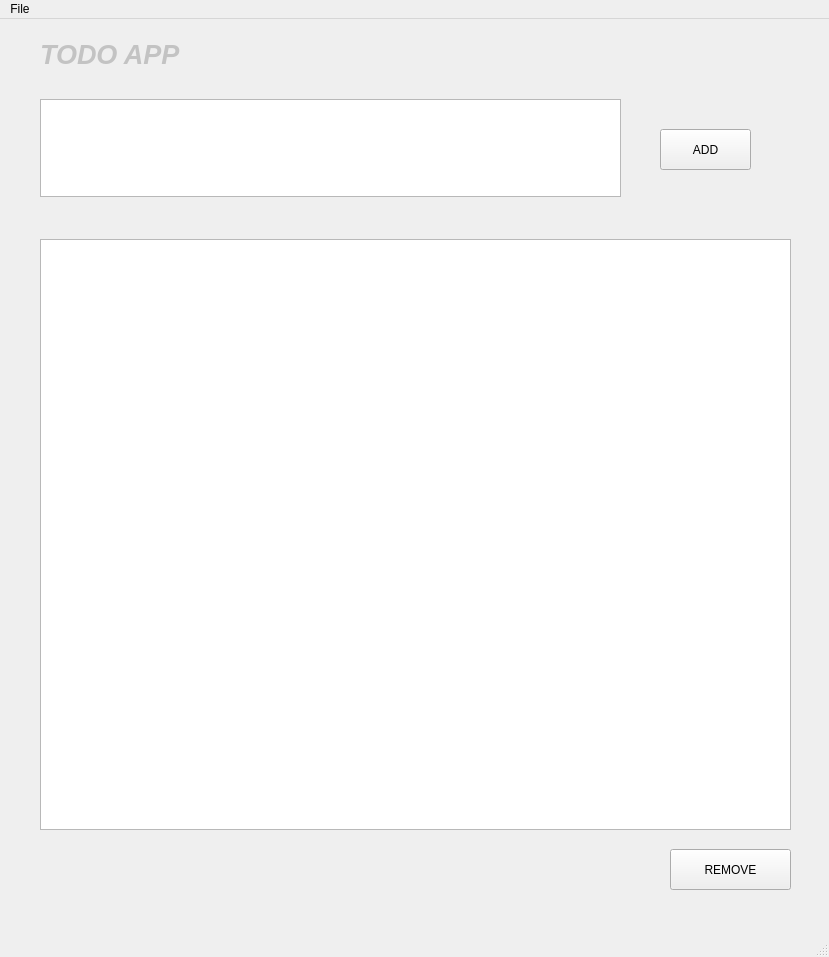
<?xml version="1.0" encoding="UTF-8"?>
<ui version="4.0">
 <class>MainWindow</class>
 <widget class="QMainWindow" name="MainWindow">
  <property name="geometry">
   <rect>
    <x>0</x>
    <y>0</y>
    <width>829</width>
    <height>957</height>
   </rect>
  </property>
  <property name="windowTitle">
   <string>MainWindow</string>
  </property>
  <widget class="QWidget" name="centralwidget">
   <widget class="QPushButton" name="add_btn">
    <property name="geometry">
     <rect>
      <x>660</x>
      <y>110</y>
      <width>91</width>
      <height>41</height>
     </rect>
    </property>
    <property name="sizePolicy">
     <sizepolicy hsizetype="Minimum" vsizetype="Fixed">
      <horstretch>1</horstretch>
      <verstretch>0</verstretch>
     </sizepolicy>
    </property>
    <property name="text">
     <string>ADD</string>
    </property>
   </widget>
   <widget class="QPushButton" name="remove_btn">
    <property name="geometry">
     <rect>
      <x>670</x>
      <y>830</y>
      <width>121</width>
      <height>41</height>
     </rect>
    </property>
    <property name="text">
     <string>REMOVE</string>
    </property>
   </widget>
   <widget class="QLabel" name="label">
    <property name="geometry">
     <rect>
      <x>40</x>
      <y>10</y>
      <width>211</width>
      <height>51</height>
     </rect>
    </property>
    <property name="text">
     <string>&lt;html&gt;&lt;head/&gt;&lt;body&gt;&lt;p&gt;&lt;span style=&quot; font-size:20pt; font-weight:600; font-style:italic; color:#c3c3c3;&quot;&gt;TODO APP&lt;/span&gt;&lt;/p&gt;&lt;/body&gt;&lt;/html&gt;</string>
    </property>
   </widget>
   <widget class="QWidget" name="gridLayoutWidget">
    <property name="geometry">
     <rect>
      <x>40</x>
      <y>220</y>
      <width>751</width>
      <height>591</height>
     </rect>
    </property>
    <layout class="QGridLayout" name="gridLayout">
     <item row="0" column="0" rowspan="2">
      <widget class="QListWidget" name="task_list">
       <property name="sizePolicy">
        <sizepolicy hsizetype="Expanding" vsizetype="Expanding">
         <horstretch>2</horstretch>
         <verstretch>1</verstretch>
        </sizepolicy>
       </property>
       <property name="sizeIncrement">
        <size>
         <width>1</width>
         <height>1</height>
        </size>
       </property>
       <property name="font">
        <font>
         <pointsize>18</pointsize>
        </font>
       </property>
       <property name="wordWrap">
        <bool>true</bool>
       </property>
      </widget>
     </item>
    </layout>
   </widget>
   <widget class="QWidget" name="horizontalLayoutWidget">
    <property name="geometry">
     <rect>
      <x>40</x>
      <y>80</y>
      <width>581</width>
      <height>98</height>
     </rect>
    </property>
    <layout class="QHBoxLayout" name="horizontalLayout">
     <item>
      <widget class="QTextEdit" name="task_input">
       <property name="sizePolicy">
        <sizepolicy hsizetype="Expanding" vsizetype="Expanding">
         <horstretch>1</horstretch>
         <verstretch>0</verstretch>
        </sizepolicy>
       </property>
      </widget>
     </item>
    </layout>
   </widget>
  </widget>
  <widget class="QMenuBar" name="menubar">
   <property name="geometry">
    <rect>
     <x>0</x>
     <y>0</y>
     <width>829</width>
     <height>32</height>
    </rect>
   </property>
   <widget class="QMenu" name="menuFile">
    <property name="title">
     <string>File</string>
    </property>
    <addaction name="actionNew"/>
    <addaction name="actionSave"/>
    <addaction name="actionExit"/>
   </widget>
   <addaction name="menuFile"/>
  </widget>
  <widget class="QStatusBar" name="statusbar"/>
  <action name="actionNew">
   <property name="text">
    <string>New</string>
   </property>
  </action>
  <action name="actionSave">
   <property name="text">
    <string>Save</string>
   </property>
  </action>
  <action name="actionExit">
   <property name="text">
    <string>Exit</string>
   </property>
  </action>
 </widget>
 <resources/>
 <connections/>
</ui>
